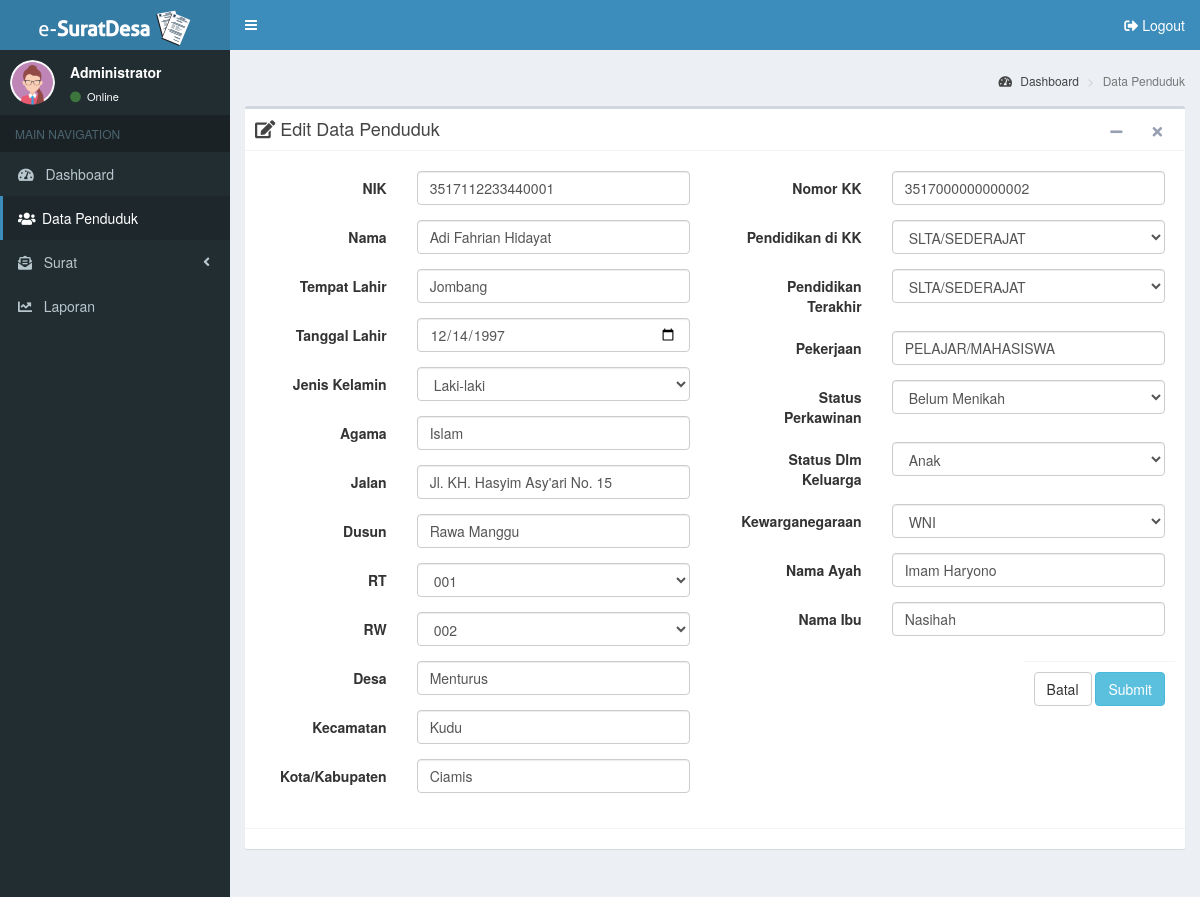
Screenshot of /admin/penduduk/edit-penduduk.php?id=92 (signed in) with the database file from the repository.
### tables this page shows
CREATE TABLE `penduduk` (
  `id_penduduk` int(11) NOT NULL,
  `nik` varchar(20) NOT NULL,
  `nama` varchar(100) NOT NULL,
  `tempat_lahir` varchar(50) NOT NULL,
  `tgl_lahir` date NOT NULL,
  `jenis_kelamin` varchar(10) NOT NULL,
  `agama` varchar(15) NOT NULL,
  `jalan` varchar(100) NOT NULL,
  `dusun` varchar(50) NOT NULL,
  `rt` varchar(5) NOT NULL,
  `rw` varchar(5) NOT NULL,
  `desa` varchar(50) NOT NULL,
  `kecamatan` varchar(50) NOT NULL,
  `kabupaten` varchar(50) NOT NULL,
  `no_kk` varchar(20) NOT NULL,
  `pend_kk` varchar(20) NOT NULL,
  `pend_terakhir` varchar(20) NOT NULL,
  `pekerjaan` varchar(50) NOT NULL,
  `status_perkawinan` varchar(20) NOT NULL,
  `status_dlm_keluarga` varchar(20) NOT NULL,
  `kewarganegaraan` varchar(5) NOT NULL,
  `nama_ayah` varchar(50) NOT NULL,
  `nama_ibu` varchar(50) NOT NULL
);

### admin/penduduk/edit-penduduk.php (the view, shortened to what this page needs)
<?php
  include ('../../config/koneksi.php');
  include ('../part/header.php');
  $id = $_GET['id'];
  $qCek = mysqli_query($connect,"SELECT * FROM penduduk WHERE id_penduduk='$id'");
  while($row = mysqli_fetch_array($qCek)){
?>
<aside class="main-sidebar">
  <section class="sidebar">
    <div class="user-panel">
      <div class="pull-left image">
        <?php
          if(isset($_SESSION['lvl']) && ($_SESSION['lvl'] == 'Administrator')){
            echo '<img src="../../assets/img/ava-admin-female.png" class="img-circle" alt="User Image">';
          }else if(isset($_SESSION['lvl']) && ($_SESSION['lvl'] == 'Kepala Desa')){
            echo '<img src="../../assets/img/ava-kades.png" class="img-circle" alt="User Image">';
          }
        ?>
      </div>
      <div class="pull-left info">
        <p><?php echo $_SESSION['lvl']; ?></p>
        <a href="#"><i class="fa fa-circle text-success"></i> Online</a>
      </div>
    </div>
    <ul class="sidebar-menu" data-widget="tree">
      <li class="header">MAIN NAVIGATION</li>
      <li>
        <a href="../dashboard/">
          <i class="fas fa-tachometer-alt"></i> <span>&nbsp;&nbsp;Dashboard</span>
        </a>
      </li>
      <li class="active">
        <a href="../penduduk/">
          <i class="fa fa-users"></i><span>&nbsp;Data Penduduk</span>
        </a>
      </li>
      <li class="treeview">
        <a href="#">
          <i class="fas fa-envelope-open-text"></i> <span>&nbsp;&nbsp;Surat</span>
          <span class="pull-right-container">
            <i class="fa fa-angle-left pull-right"></i>
          </span>
        </a>
      </li>
      <li>
        <a href="../laporan/">
          <i class="fas fa-chart-line"></i> <span>&nbsp;&nbsp;Laporan</span>
        </a>
      </li>
    </ul>
  </section>
</aside>
<div class="content-wrapper">
  <section class="content-header">
    <h1>&nbsp;</h1>
    <ol class="breadcrumb">
      <li><a href="../dashboard/"><i class="fa fa-tachometer-alt"></i> Dashboard</a></li>
      <li class="active">Data Penduduk</li>
    </ol>
  </section>
  <section class="content">
    <div class="row">
      <div class="col-md-12">
        <div class="box box-default">
          <div class="box-header with-border">
            <h3 class="box-title"><i class="fas fa-edit"></i> Edit Data Penduduk</h3>
            <div class="box-tools pull-right">
              <button type="button" class="btn btn-box-tool" data-widget="collapse"><i class="fa fa-minus"></i></button>
              <button type="button" class="btn btn-box-tool" data-widget="remove"><i class="fa fa-remove"></i></button>
            </div>
          </div>
          <div class="box-body">
            <div class="row">
              <form class="form-horizontal" method="post" action="update-penduduk.php">
                <div class="col-md-6">
                  <div class="box-body">
                    <div class="form-group">
                      <label class="col-sm-4 control-label">NIK</label>
                      <div class="col-sm-8">
                        <input type="text" name="fnik" maxlength="16" onkeypress="return hanyaAngka(event)" class="form-control" value="<?php echo $row['nik']; ?>" required>
                      </div>
                    </div>
                    <div class="form-group">
                      <label class="col-sm-4 control-label">Nama</label>
                      <div class="col-sm-8">
                        <input type="text" name="fnama" class="form-control" style="text-transform: capitalize;" placeholder="Nama" value="<?php echo $row['nama']; ?>" required>
                      </div>
                    </div>
                    <div class="form-group">
                      <label class="col-sm-4 control-label">Tempat Lahir</label>
                      <div class="col-sm-8">
                        <input type="text" name="ftempat_lahir" class="form-control" style="text-transform: capitalize;" value="<?php echo $row['tempat_lahir']; ?>" required>
                      </div>
                    </div>
                    <div class="form-group">
                      <label class="col-sm-4 control-label">Tanggal Lahir</label>
                      <div class="col-sm-8">
                        <input type="date" name="ftgl_lahir" class="form-control" value="<?php echo $row['tgl_lahir']; ?>" required>
                      </div>
                    </div>
                    <div class="form-group">
                      <label class="col-sm-4 control-label">Jenis Kelamin</label>
                      <div class="col-sm-8">
                        <select name="fjenis_kelamin" class="form-control" value="<?php echo $row['jenis_kelamin']; ?>" required>
                          <option <?php if($row['jenis_kelamin'] == 'Laki-laki'){ echo 'selected'; } ?> value="Laki-laki">Laki-laki</option>
                        </select>
                      </div>
                    </div>
                    <div class="form-group">
                      <label class="col-sm-4 control-label">Agama</label>
                      <div class="col-sm-8">
                        <input type="text" name="fagama" class="form-control" style="text-transform: capitalize;" placeholder="Agama" value="<?php echo $row['agama']; ?>" required>
                      </div>
                    </div>
                    <div class="form-group">
                      <label class="col-sm-4 control-label">Jalan</label>
                      <div class="col-sm-8">
                        <input type="text" name="fjalan" class="form-control" style="text-transform: capitalize;" placeholder="Jalan" value="<?php echo $row['jalan']; ?>" required>
                      </div>
                    </div>
                    <div class="form-group">
                      <label class="col-sm-4 control-label">Dusun</label>
                      <div class="col-sm-8">
                        <input type="text" name="fdusun" class="form-control" style="text-transform: capitalize;" placeholder="Dusun" value="<?php echo $row['dusun']; ?>" required>
                      </div>
                    </div>
                    <div class="form-group">
                      <label class="col-sm-4 control-label">RT</label>
                      <div class="col-sm-8">
                        <select name="frt" class="form-control" value="<?php echo $row['rt']; ?>" required>
                          <option <?php if($row['rt'] == '001'){ echo 'selected'; } ?> value="001">001</option>
                        </select>
                      </div>
                    </div>
                    <div class="form-group">
                      <label class="col-sm-4 control-label">RW</label>
                      <div class="col-sm-8">
                        <select name="frw" class="form-control" value="<?php echo $row['rw']; ?>" required>
                          <option <?php if($row['rw'] == '002'){ echo 'selected'; } ?> value="002">002</option>
                        </select>
                      </div>
                    </div>
                    <div class="form-group">
                      <label class="col-sm-4 control-label">Desa</label>
                      <div class="col-sm-8">
                        <input type="text" name="fdesa" class="form-control" style="text-transform: capitalize;" placeholder="Desa" value="<?php echo $row['desa']; ?>" required>
                      </div>
                    </div>
                    <div class="form-group">
                      <label class="col-sm-4 control-label">Kecamatan</label>
                      <div class="col-sm-8">
                        <input type="text" name="fkecamatan" class="form-control" style="text-transform: capitalize;" placeholder="Kecamatan" value="<?php echo $row['kecamatan']; ?>" required>
                      </div>
                    </div>
                    <div class="form-group">
                      <label class="col-sm-4 control-label">Kota/Kabupaten</label>
                      <div class="col-sm-8">
                        <input type="text" name="fkabupaten" class="form-control" style="text-transform: capitalize;" placeholder="Kota/Kabupaten" value="<?php echo $row['kabupaten']; ?>" required>
                      </div>
                    </div>
                  </div>
                </div>
                <div class="col-md-6">
                  <div class="box-body">
                    <div class="form-group">
                      <label class="col-sm-4 control-label">Nomor KK</label>
                      <div class="col-sm-8">
                        <input type="text" name="fno_kk" maxlength="16" onkeypress="return hanyaAngka(event)" class="form-control" placeholder="Nomor KK" value="<?php echo $row['no_kk']; ?>" required>
                      </div>
                    </div>
                    <div class="form-group">
                      <label class="col-sm-4 control-label">Pendidikan di KK</label>
                      <div class="col-sm-8">
                        <select name="fpend_kk" class="form-control" value="<?php echo $row['pend_kk']; ?>" required>
                          <option <?php if($row['pend_kk'] == 'SLTA/SEDERAJAT'){ echo 'selected'; } ?> value="SLTA/SEDERAJAT">SLTA/SEDERAJAT</option>
                        </select>
                      </div>
                    </div>
                    <div class="form-group">
                      <label class="col-sm-4 control-label">Pendidikan Terakhir</label>
                      <div class="col-sm-8">
                        <select name="fpend_terakhir" class="form-control" value="<?php echo $row['pend_terakhir']; ?>" required>
                          <option <?php if($row['pend_terakhir'] == 'SLTA/SEDERAJAT'){ echo 'selected'; } ?> value="SLTA/SEDERAJAT">SLTA/SEDERAJAT</option>
                        </select>
                      </div>
                    </div>
                    <div class="form-group">
                      <label class="col-sm-4 control-label">Pekerjaan</label>
                      <div class="col-sm-8">
                        <input type="text" name="fpekerjaan" class="form-control" style="text-transform: capitalize;" placeholder="Pekerjaan" value="<?php echo $row['pekerjaan']; ?>" required>
                      </div>
                    </div>
                    <div class="form-group">
                      <label class="col-sm-4 control-label">Status Perkawinan</label>
                      <div class="col-sm-8">
                        <select name="fstatus_perkawinan" class="form-control" value="<?php echo $row['status_perkawinan']; ?>" required>
                          <option <?php if($row['status_perkawinan'] == 'Belum Menikah'){ echo 'selected'; } ?> value="Belum Menikah">Belum Menikah</option>
                        </select>
                      </div>
                    </div>
                    <div class="form-group">
                      <label class="col-sm-4 control-label">Status Dlm Keluarga</label>
                      <div class="col-sm-8">
                        <select name="fstatus_dlm_keluarga" class="form-control" value="<?php echo $row['status_dlm_keluarga']; ?>" required>
                          <option <?php if($row['status_dlm_keluarga'] == 'Anak'){ echo 'selected'; } ?> value="Anak">Anak</option>
                        </select>
                      </div>
                    </div>
                    <div class="form-group">
                      <label class="col-sm-4 control-label">Kewarganegaraan</label>
                      <div class="col-sm-8">
                        <select name="fkewarganegaraan" class="form-control" value="<?php echo $row['kewarganegaraan']; ?>" required>
                          <option <?php if($row['kewarganegaraan'] == 'WNI'){ echo 'selected'; } ?> value="WNI">WNI</option>
                        </select>
                      </div>
                    </div>
                    <div class="form-group">
                      <label class="col-sm-4 control-label">Nama Ayah</label>
                      <div class="col-sm-8">
                        <input type="text" name="fnama_ayah" class="form-control" style="text-transform: capitalize;" value="<?php echo $row['nama_ayah']; ?>" required>
                      </div>
                    </div>
                    <div class="form-group">
                      <label class="col-sm-4 control-label">Nama Ibu</label>
                      <div class="col-sm-8">
                        <input type="text" name="fnama_ibu" class="form-control" style="text-transform: capitalize;" value="<?php echo $row['nama_ibu']; ?>" required>
                      </div>
                    </div>
                  </div>
                  <div class="box-footer pull-right">
                    <input type="reset" class="btn btn-default" value="Batal">
                    <input type="submit" name="submit" class="btn btn-info" value="Submit">
                  </div>
                </div>
              </form>
            </div>
          </div>
          <div class="box-footer">
          </div>
        </div>
      </div>
    </div>
  </section>
</div>
<?php
  }
  include ('../part/footer.php');
?>

### rows the page displays
penduduk: fnik "3517112233440001", fnama "Adi Fahrian Hidayat", ftempat_lahir "jombang", ftgl_lahir "12/14/1997", fjenis_kelamin "Laki-laki", fagama "Islam", fjalan "jl. KH. hasyim asy'ari no. 15", fdusun "Rawa Manggu", frt "001", frw "002", fdesa "menturus", fkecamatan "kudu", fkabupaten "Ciamis", fno_kk "3517000000000002", fpend_kk "SLTA/SEDERAJAT", fpend_terakhir "SLTA/SEDERAJAT", fpekerjaan "PELAJAR/MAHASISWA", fstatus_perkawinan "Belum Menikah", fstatus_dlm_keluarga "Anak", fkewarganegaraan "WNI", fnama_ayah "Imam Haryono", fnama_ibu "Nasihah"
